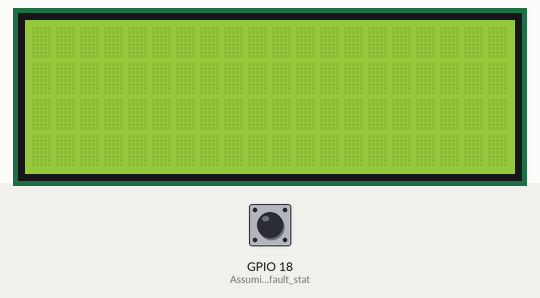
A sketch run on a simulated ESP32. On the bench: 20×4 character LCD. Inputs (shaded band) come from the test bench; at power-on: GPIO 18 (Assuming_the_default_stat) HIGH. WiFi joins after 1.5 s; servers stay silent unless stated; what the sketch prints to the serial monitor is not drawn.

Above: at 3.2 s.
3.3 s: GPIO 18 (Assuming_the_default_stat) pulled LOW for 1 s
At 4.9 s:
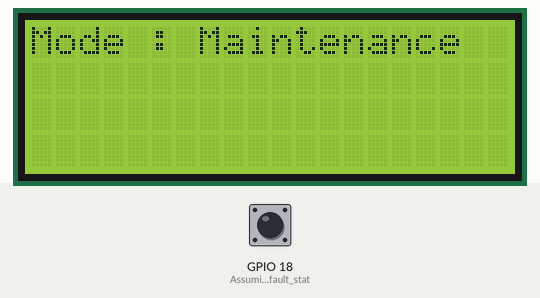
6.6 s: GPIO 18 (Assuming_the_default_stat) pulled LOW for 3.2 s
Timing chart, 0 to 9.6 s (numbered marks = the images above; inputs shaded):
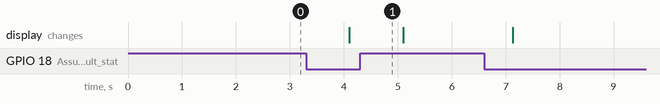

Measured:
- after the input at 3.3 s, the display: changes after 0.80 s (image 1)

The sketch:

overall_new.ino
```cpp
#include <Wire.h>
#include <LiquidCrystal_I2C.h>
#include <AsyncTCP.h>
#include <ESPAsyncWebSrv.h>
#include <WiFi.h>

const char* ssid = "SUKRIT";     // Change it to your WiFi SSID
const char* password = "Sukrit@2023"; // Change it to your WiFi password

LiquidCrystal_I2C lcd(0x27, 20, 4); // Address 0x27, 20 columns, 4 rows

AsyncWebServer server(80);

IPAddress ip(192, 168, 1, 160); // Static IP address
IPAddress gateway(192, 168, 1, 1); // Gateway IP address
IPAddress subnet(255, 255, 255, 0); // Subnet mask

void setup() {
  Serial.begin(115200);

  pinMode(18, INPUT_PULLUP); // Assuming the default state is HIGH

  lcd.init();
  lcd.backlight();

  WiFi.config(ip, gateway, subnet); // Set static IP, gateway, and subnet mask
  WiFi.begin(ssid, password); // Connect to WiFi network

  while (WiFi.status() != WL_CONNECTED) {
    delay(1000);
    Serial.println("Connecting to WiFi...");
  }
  Serial.println("Connected to WiFi");

  server.begin();
}

void loop() {
  if (digitalRead(18) == LOW) {
    maintenance();
  } else {
    lcd.clear();
    nothing();
  }
  delay(1000); // You might want to adjust this delay depending on your application
}


void maintenance() {
  lcd.clear();
  lcd.setCursor(0, 0);
  lcd.print("Mode : Maintenance");

  server.on("/", HTTP_GET, [](AsyncWebServerRequest * request) {
    request->send(200, "text/plain", "Hello from ESP32!");
  });
}
void nothing() {
  lcd.clear();
  server.on("/", HTTP_GET, [](AsyncWebServerRequest * request) {
    request->send(200, "text/plain", "");
  });
}
```
